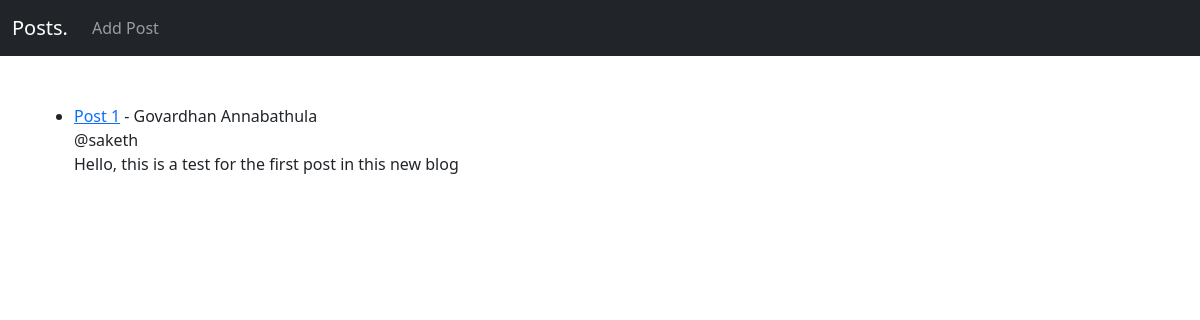
/, run on an earlier commit of the app's database.
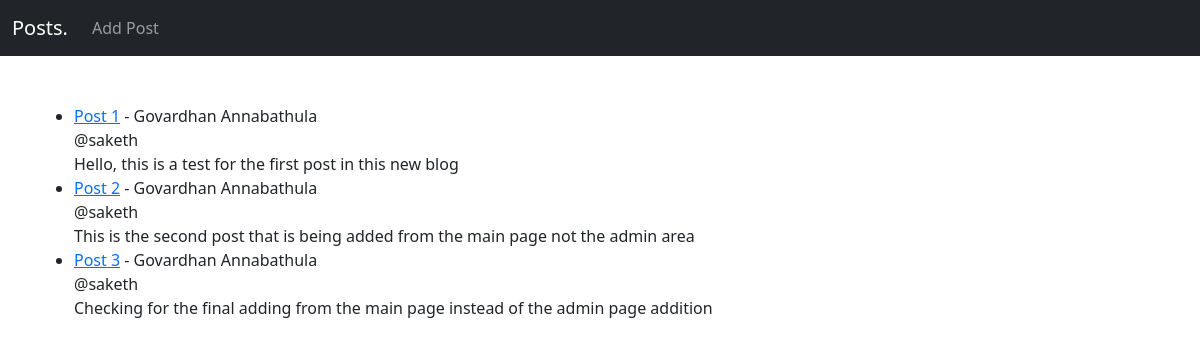
And on a later commit of the database.
### startBlog/models.py (models this page shows, shortened)
class Post(models.Model):
    title = models.CharField(max_length=255)
    author = models.ForeignKey(User, on_delete=models.CASCADE) #If user is deleted then this removes all the posts from the user
    body = models.TextField()

### startBlog/views.py (the view)
# urls.py: path('', HomeView.as_view(), name="home"), #using the class views
class HomeView(ListView):
    model = Post
    template_name = 'home.html'

### startBlog/templates/home.html
{%  extends 'base.html' %}
{%  block content    %}
<br>
<ul>
{% for post in object_list %}
    <li><a href="{% url 'post-detail' post.pk %}">{{  post.title }}</a> - {{  post.author.first_name }} {{  post.author.last_name }} <br/>
        @{{  post.author }} <br/>
    {{  post.body   }}</li>
{% endfor %}
</ul>
{%  endblock    %}

### startBlog/templates/base.html (shortened to what this page needs)
<!DOCTYPE html>
<html lang="en">
<head>
    <link href="https://cdn.jsdelivr.net/npm/bootstrap@5.3.3/dist/css/bootstrap.min.css" rel="stylesheet">
</head>
<body>
    <nav class="navbar navbar-expand-lg bg-dark navbar-dark">
        <div class="container-fluid">
          <a class="navbar-brand" href="{%  url 'home'  %}">Posts.</a>
          <div class="collapse navbar-collapse" id="navbarSupportedContent">
            <ul class="navbar-nav me-auto mb-2 mb-lg-0">
              <li class="nav-item">
                <a class="nav-link" href="{% url 'add-post' %}">Add Post</a>
              </li>
            </ul>
          </div>
        </div>
      </nav>
    <br>
    <div class="container">
        {%  block content    %}
        {%  endblock    %}
    </div>
</body>
</html>

What changed in the data, as far as the page shows it:
added Post: title "Post 2", author.first_name "Govardhan", author.last_name "Annabathula", author "saketh", body "This is the second post that is being added from the main page not the admin area"
added Post: title "Post 3", author.first_name "Govardhan", author.last_name "Annabathula", author "saketh", body "Checking for the final adding from the main page instead of the admin page addition"
